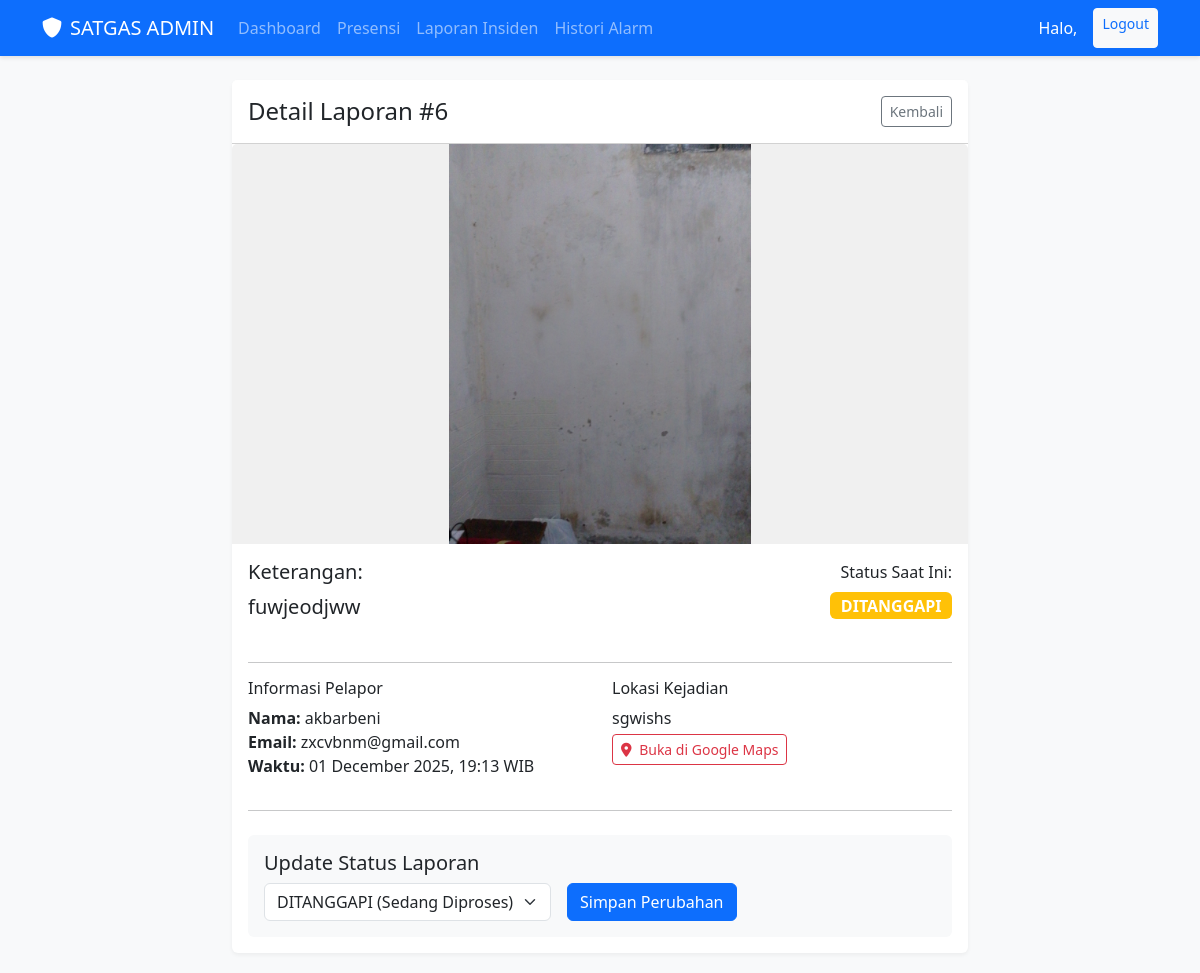
The page /dashboard/laporan/6/ (signed in) on the database as committed earlier.
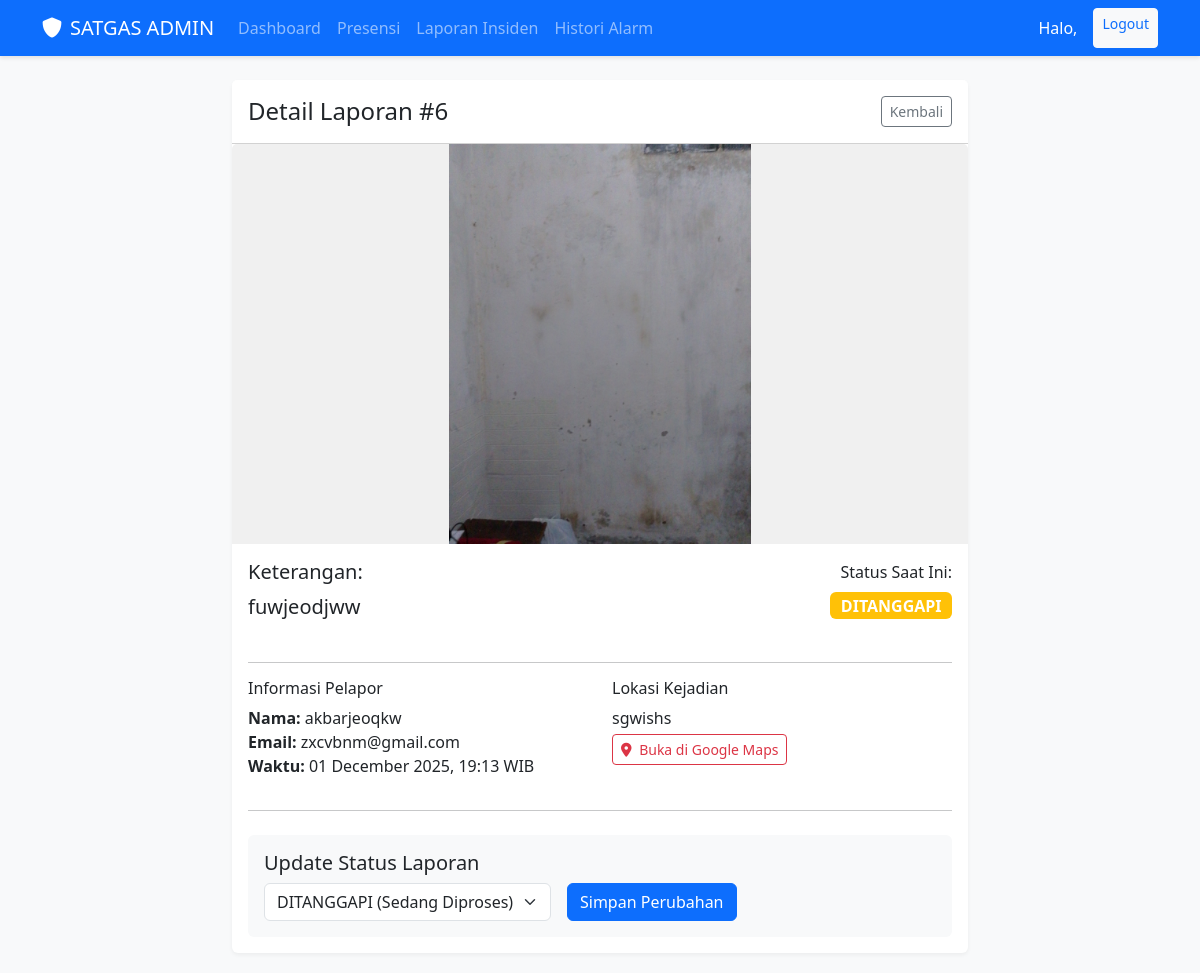
The same page on the database as committed later.
### core/models.py (models this page shows, shortened)
class Laporan(models.Model):
    petugas = models.ForeignKey(User, on_delete=models.CASCADE, related_name='laporan_set')
    timestamp = models.DateTimeField(auto_now_add=True)
    latitude = models.DecimalField(max_digits=9, decimal_places=6)
    longitude = models.DecimalField(max_digits=9, decimal_places=6)
    location_note = models.CharField(max_length=255, help_text="Alamat atau nama lokasi kejadian.")
    note = models.TextField(help_text="Detail laporan insiden/anomaly.")
    photo = models.ImageField(upload_to='laporan_photos/')
    STATUS_CHOICES = [
        ('lapor', 'Lapor'),
        ('ditanggapi', 'Ditanggapi'),
        ('selesai', 'Selesai'),
    ]
    PRIORITY_CHOICES = [
        ('low', 'Low'),
        ('medium', 'Medium'),
        ('high', 'High'),
    ]
    status = models.CharField(max_length=20, choices=STATUS_CHOICES, default='lapor')
    priority = models.CharField(max_length=20, choices=PRIORITY_CHOICES, default='medium')

class User(AbstractUser):
    username = None
    email = models.EmailField(unique=True)
    phone_number = models.CharField(max_length=15, blank=True, null=True)
    profile_picture = models.ImageField(upload_to=user_directory_path, blank=True, null=True)
    is_admin = models.BooleanField(default=False)
    is_petugas = models.BooleanField(default=True)
    USERNAME_FIELD = 'email'
    REQUIRED_FIELDS = []
    objects = UserManager()

### core/web_views.py (the view, shortened to what this page needs)
# urls.py: path('dashboard/laporan/<int:pk>/', WebLaporanDetailView.as_view(), name='web-laporan-detail'),
class WebLaporanDetailView(LoginRequiredMixin, AdminRequiredMixin, DetailView):
    model = Laporan
    template_name = 'core/laporan_detail.html'
    context_object_name = 'laporan'

### core/web_views.py (called while the page is built)
    def test_func(self):
        return self.request.user.is_authenticated and self.request.user.is_admin

### core/templates/core/laporan_detail.html (shortened to what this page needs)
{% extends 'core/base.html' %}
{% block content %}
<div class="row justify-content-center">
    <div class="col-md-8">
        <div class="card">
            <div class="card-header bg-white d-flex justify-content-between align-items-center py-3">
                <h4 class="mb-0">Detail Laporan #{{ laporan.id }}</h4>
                <a href="{% url 'web-laporan-list' %}" class="btn btn-outline-secondary btn-sm">Kembali</a>
            </div>
            {% if laporan.photo %}
            <img src="{{ laporan.photo.url }}" class="card-img-top" alt="Bukti Laporan" style="max-height: 400px; object-fit: contain; background-color: #f0f0f0;">
            {% endif %}
            <div class="card-body">
                <div class="row mb-4">
                    <div class="col-md-8">
                        <h5>Keterangan:</h5>
                        <p class="lead">{{ laporan.note }}</p>
                    </div>
                    <div class="col-md-4 text-end">
                        <div class="mb-2">Status Saat Ini:</div>
                        <span class="badge fs-6
                            {% if laporan.status == 'lapor' %}bg-danger
                            {% elif laporan.status == 'ditanggapi' %}bg-warning
                            {% else %}bg-success{% endif %}">
                            {{ laporan.status|upper }}
                        </span>
                    </div>
                </div>
                <hr>
                <div class="row">
                    <div class="col-md-6">
                        <h6>Informasi Pelapor</h6>
                        <ul class="list-unstyled">
                            <li><strong>Nama:</strong> {{ laporan.petugas.first_name }} {{ laporan.petugas.last_name }}</li>
                            <li><strong>Email:</strong> {{ laporan.petugas.email }}</li>
                            <li><strong>Waktu:</strong> {{ laporan.timestamp|date:"d F Y, H:i" }} WIB</li>
                        </ul>
                    </div>
                    <div class="col-md-6">
                        <h6>Lokasi Kejadian</h6>
                        <p class="mb-1">{{ laporan.location_note|default:"-" }}</p>
                        <a href="https://www.google.com/maps?q={{ laporan.latitude }},{{ laporan.longitude }}" target="_blank" class="btn btn-outline-danger btn-sm">
                            <i class="fas fa-map-marker-alt me-1"></i> Buka di Google Maps
                        </a>
                    </div>
                </div>
                <hr>
                <div class="mt-4 p-3 bg-light rounded">
                    <h5>Update Status Laporan</h5>
                    <form method="post" class="d-flex align-items-center gap-3">
                        <select name="status" class="form-select w-auto">
                            <option value="ditanggapi" {% if laporan.status == 'ditanggapi' %}selected{% endif %}>DITANGGAPI (Sedang Diproses)</option>
                        </select>
                        <button type="submit" class="btn btn-primary">Simpan Perubahan</button>
                    </form>
                </div>
            </div>
        </div>
    </div>
</div>
{% endblock %}

Rows that differ between the two databases and show on the page:
changed through a linked row, Laporan "fuwjeodjww": petugas.first_name "akbarbeni" → "akbarjeoqkw"
